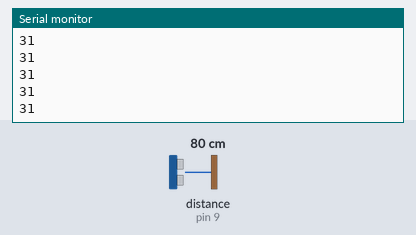
Recording of a sketch running on a simulated Arduino Uno, built with avr-gcc and run on an emulated ATmega328P. Shown: the last lines printed to the serial monitor. Wiring (inferred from the names in the program): ultrasonic range finder: trigger pin 9; echo pin 9. The test bench sets the inputs (shaded band); at power-on: distance to the obstacle (sensor on pin 9) 80 cm. The echo pulse lasts 58.3 µs per cm.

Above: at 1.2 s.
1.3 s: distance to the obstacle (sensor on pin 9) set to 2 cm
At 1.72 s:
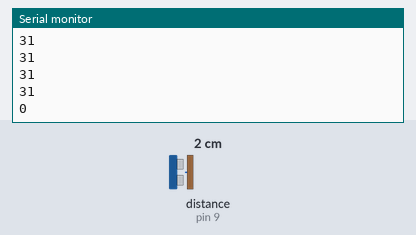
2.8 s: distance to the obstacle (sensor on pin 9) set to 4 cm
At 2.97 s:
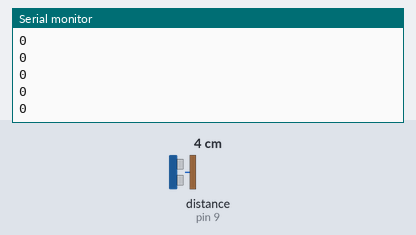
Timing chart, 0 to 5.8 s (numbered marks = the images above; inputs shaded):
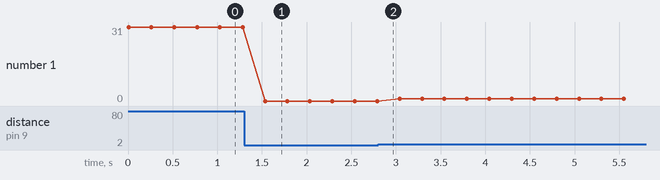

Measured:
- after the input at 1.3 s, the serial monitor: prints a new line after 0.23 s (image 1)
- plotted number 1: 31 → 0 after the input at 1.3 s, 0 → 1 after the input at 2.8 s

The sketch:

ULtrasonic.ino
```cpp
unsigned long echo = 0;
 int ultraSoundSignal = 9; // Ultrasound signal pin
 unsigned long ultrasoundValue = 0;
 void setup()
 {
 Serial.begin(9600);
 pinMode(ultraSoundSignal,OUTPUT);
 }
 unsigned long ping(){
 pinMode(ultraSoundSignal, OUTPUT);
 digitalWrite(ultraSoundSignal, LOW);
 delayMicroseconds(2);
 digitalWrite(ultraSoundSignal, HIGH);
 delayMicroseconds(5);
 digitalWrite(ultraSoundSignal, LOW);
 pinMode(ultraSoundSignal, INPUT);
 digitalWrite(ultraSoundSignal, HIGH);

  echo = pulseIn(ultraSoundSignal, HIGH);
  ultrasoundValue = (echo / 58.138) * .39;
 return ultrasoundValue;
 }
 void loop()
 {
 int x = 0;
 x = ping();
  Serial.println(x);
  delay(250);
 }
```
